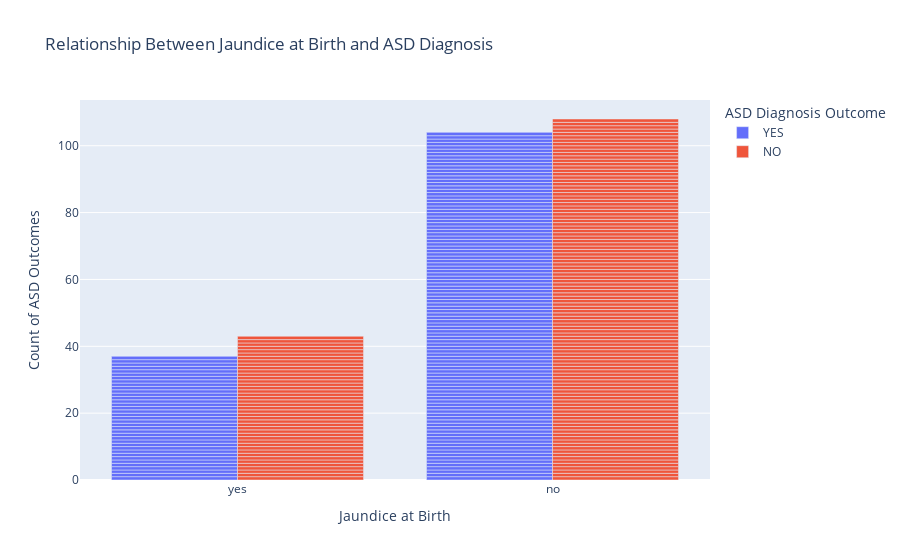

Notebook cell for this chart:
### Markdown cell above
## How does the presence of jaundice at birth relate to ASD diagnosis?

### Code cell
# Create a grouped bar chart to visualize the relationship between jaundice and ASD outcomes
fig = px.bar(
    autism_df,
    x="jundice",
    color="ASD",
    barmode="group",
    title="Relationship Between Jaundice at Birth and ASD Diagnosis",
    labels={"jundice": "Jaundice at Birth", "ASD": "ASD Diagnosis Outcome"},
    category_orders={"jundice": ["yes", "no"], "ASD": ["YES", "NO"]},
)  # Ensure consistent order

fig.update_layout(
    xaxis_title="Jaundice at Birth",
    yaxis_title="Count of ASD Outcomes",
    legend_title="ASD Diagnosis Outcome",
)
fig.show()

### Figure 1 — Plotly figure (JSON) as saved in the notebook; plotly's stock layout.template omitted (floating-point values rounded to 4 significant figures; data arrays with more than 128 entries replaced by an {"elided": "..."} marker saying what was removed)
{"data": [{"alignmentgroup": "True", "hovertemplate": "ASD Diagnosis Outcome=YES<br>Jaundice at Birth=%{x}<br>count=%{y}<extra></extra>", "legendgroup": "YES", "marker": {"color": "#636efa", "pattern": {"shape": ""}}, "name": "YES", "offsetgroup": "YES", "orientation": "v", "showlegend": true, "textposition": "auto", "type": "bar", "x": {"elided": "141 str values"}, "xaxis": "x", "y": {"elided": "141 int values"}, "yaxis": "y"}, {"alignmentgroup": "True", "hovertemplate": "ASD Diagnosis Outcome=NO<br>Jaundice at Birth=%{x}<br>count=%{y}<extra></extra>", "legendgroup": "NO", "marker": {"color": "#EF553B", "pattern": {"shape": ""}}, "name": "NO", "offsetgroup": "NO", "orientation": "v", "showlegend": true, "textposition": "auto", "type": "bar", "x": {"elided": "151 str values"}, "xaxis": "x", "y": {"elided": "151 int values"}, "yaxis": "y"}], "layout": {"barmode": "group", "legend": {"title": {"text": "ASD Diagnosis Outcome"}, "tracegroupgap": 0}, "title": {"text": "Relationship Between Jaundice at Birth and ASD Diagnosis"}, "xaxis": {"anchor": "y", "categoryarray": ["yes", "no"], "categoryorder": "array", "domain": [0, 1], "title": {"text": "Jaundice at Birth"}}, "yaxis": {"anchor": "x", "domain": [0, 1], "title": {"text": "Count of ASD Outcomes"}}}}
